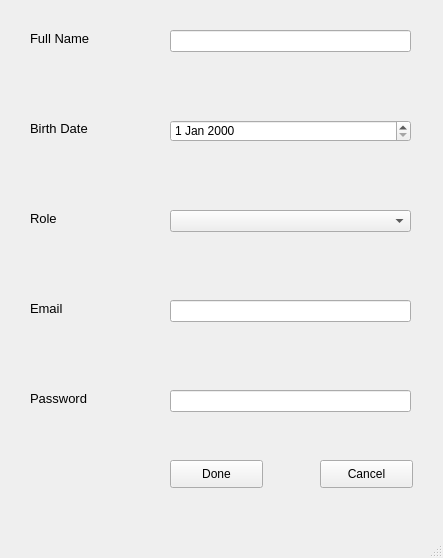
<?xml version="1.0" encoding="UTF-8"?>
<ui version="4.0">
 <class>MainWindow</class>
 <widget class="QMainWindow" name="MainWindow">
  <property name="geometry">
   <rect>
    <x>0</x>
    <y>0</y>
    <width>443</width>
    <height>558</height>
   </rect>
  </property>
  <property name="windowTitle">
   <string>MainWindow</string>
  </property>
  <widget class="QWidget" name="centralwidget">
   <widget class="QLabel" name="label">
    <property name="geometry">
     <rect>
      <x>30</x>
      <y>30</y>
      <width>131</width>
      <height>16</height>
     </rect>
    </property>
    <property name="font">
     <font>
      <pointsize>10</pointsize>
     </font>
    </property>
    <property name="text">
     <string>Full Name</string>
    </property>
   </widget>
   <widget class="QLabel" name="label_2">
    <property name="geometry">
     <rect>
      <x>30</x>
      <y>120</y>
      <width>101</width>
      <height>16</height>
     </rect>
    </property>
    <property name="font">
     <font>
      <pointsize>10</pointsize>
     </font>
    </property>
    <property name="text">
     <string>Birth Date</string>
    </property>
   </widget>
   <widget class="QLabel" name="label_3">
    <property name="geometry">
     <rect>
      <x>30</x>
      <y>210</y>
      <width>55</width>
      <height>16</height>
     </rect>
    </property>
    <property name="font">
     <font>
      <pointsize>10</pointsize>
     </font>
    </property>
    <property name="text">
     <string>Role</string>
    </property>
   </widget>
   <widget class="QLabel" name="label_4">
    <property name="geometry">
     <rect>
      <x>30</x>
      <y>300</y>
      <width>55</width>
      <height>16</height>
     </rect>
    </property>
    <property name="font">
     <font>
      <pointsize>10</pointsize>
     </font>
    </property>
    <property name="text">
     <string>Email</string>
    </property>
   </widget>
   <widget class="QLabel" name="label_5">
    <property name="geometry">
     <rect>
      <x>30</x>
      <y>390</y>
      <width>91</width>
      <height>16</height>
     </rect>
    </property>
    <property name="font">
     <font>
      <pointsize>10</pointsize>
     </font>
    </property>
    <property name="text">
     <string>Password</string>
    </property>
   </widget>
   <widget class="QDateEdit" name="UserDOB">
    <property name="geometry">
     <rect>
      <x>170</x>
      <y>120</y>
      <width>241</width>
      <height>22</height>
     </rect>
    </property>
   </widget>
   <widget class="QComboBox" name="JobRoleComboBox">
    <property name="geometry">
     <rect>
      <x>170</x>
      <y>210</y>
      <width>241</width>
      <height>22</height>
     </rect>
    </property>
   </widget>
   <widget class="QLineEdit" name="UserEmail">
    <property name="geometry">
     <rect>
      <x>170</x>
      <y>300</y>
      <width>241</width>
      <height>22</height>
     </rect>
    </property>
   </widget>
   <widget class="QLineEdit" name="UserPassword">
    <property name="geometry">
     <rect>
      <x>170</x>
      <y>390</y>
      <width>241</width>
      <height>22</height>
     </rect>
    </property>
   </widget>
   <widget class="QLineEdit" name="UserName">
    <property name="geometry">
     <rect>
      <x>170</x>
      <y>30</y>
      <width>241</width>
      <height>22</height>
     </rect>
    </property>
   </widget>
   <widget class="QPushButton" name="Done_Button">
    <property name="geometry">
     <rect>
      <x>170</x>
      <y>460</y>
      <width>93</width>
      <height>28</height>
     </rect>
    </property>
    <property name="text">
     <string>Done</string>
    </property>
   </widget>
   <widget class="QPushButton" name="Cancel_Button">
    <property name="geometry">
     <rect>
      <x>320</x>
      <y>460</y>
      <width>93</width>
      <height>28</height>
     </rect>
    </property>
    <property name="text">
     <string>Cancel</string>
    </property>
   </widget>
  </widget>
  <widget class="QMenuBar" name="menubar">
   <property name="geometry">
    <rect>
     <x>0</x>
     <y>0</y>
     <width>443</width>
     <height>26</height>
    </rect>
   </property>
  </widget>
  <widget class="QStatusBar" name="statusbar"/>
 </widget>
 <resources/>
 <connections/>
</ui>
